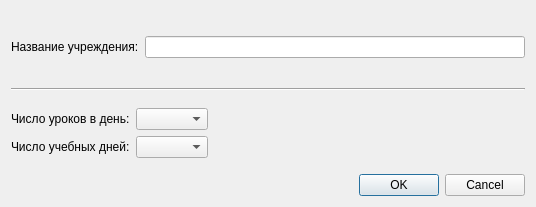
<?xml version="1.0" encoding="UTF-8"?>
<ui version="4.0">
 <class>dialogSchool</class>
 <widget class="QDialog" name="dialogSchool">
  <property name="geometry">
   <rect>
    <x>0</x>
    <y>0</y>
    <width>536</width>
    <height>207</height>
   </rect>
  </property>
  <property name="windowTitle">
   <string>Настройки школы</string>
  </property>
  <layout class="QVBoxLayout" name="verticalLayout">
   <item>
    <layout class="QFormLayout" name="formLayout">
     <property name="formAlignment">
      <set>Qt::AlignLeading|Qt::AlignLeft|Qt::AlignVCenter</set>
     </property>
     <item row="0" column="0">
      <widget class="QLabel" name="name_label">
       <property name="text">
        <string>Название учреждения:</string>
       </property>
      </widget>
     </item>
     <item row="0" column="1">
      <widget class="QLineEdit" name="name_lineEdit"/>
     </item>
    </layout>
   </item>
   <item>
    <widget class="Line" name="line">
     <property name="orientation">
      <enum>Qt::Horizontal</enum>
     </property>
    </widget>
   </item>
   <item>
    <layout class="QFormLayout" name="formLayout_2">
     <property name="formAlignment">
      <set>Qt::AlignLeading|Qt::AlignLeft|Qt::AlignVCenter</set>
     </property>
     <item row="0" column="0">
      <widget class="QLabel" name="amount_lessons_label">
       <property name="text">
        <string>Число уроков в день:</string>
       </property>
      </widget>
     </item>
     <item row="1" column="0">
      <widget class="QLabel" name="amount_days_label">
       <property name="text">
        <string>Число учебных дней:</string>
       </property>
      </widget>
     </item>
     <item row="0" column="1">
      <widget class="QComboBox" name="amount_lessons_combobox">
       <property name="sizePolicy">
        <sizepolicy hsizetype="Fixed" vsizetype="Preferred">
         <horstretch>0</horstretch>
         <verstretch>0</verstretch>
        </sizepolicy>
       </property>
       <property name="minimumSize">
        <size>
         <width>30</width>
         <height>0</height>
        </size>
       </property>
       <property name="baseSize">
        <size>
         <width>30</width>
         <height>0</height>
        </size>
       </property>
      </widget>
     </item>
     <item row="1" column="1">
      <widget class="QComboBox" name="amount_days_combobox">
       <property name="sizePolicy">
        <sizepolicy hsizetype="Fixed" vsizetype="Preferred">
         <horstretch>0</horstretch>
         <verstretch>0</verstretch>
        </sizepolicy>
       </property>
       <property name="minimumSize">
        <size>
         <width>30</width>
         <height>0</height>
        </size>
       </property>
       <property name="baseSize">
        <size>
         <width>30</width>
         <height>0</height>
        </size>
       </property>
      </widget>
     </item>
    </layout>
   </item>
   <item>
    <widget class="QDialogButtonBox" name="buttonBox">
     <property name="orientation">
      <enum>Qt::Horizontal</enum>
     </property>
     <property name="standardButtons">
      <set>QDialogButtonBox::Cancel|QDialogButtonBox::Ok</set>
     </property>
    </widget>
   </item>
  </layout>
 </widget>
 <resources/>
 <connections>
  <connection>
   <sender>buttonBox</sender>
   <signal>accepted()</signal>
   <receiver>dialogSchool</receiver>
   <slot>accept()</slot>
   <hints>
    <hint type="sourcelabel">
     <x>248</x>
     <y>254</y>
    </hint>
    <hint type="destinationlabel">
     <x>157</x>
     <y>274</y>
    </hint>
   </hints>
  </connection>
  <connection>
   <sender>buttonBox</sender>
   <signal>rejected()</signal>
   <receiver>dialogSchool</receiver>
   <slot>reject()</slot>
   <hints>
    <hint type="sourcelabel">
     <x>316</x>
     <y>260</y>
    </hint>
    <hint type="destinationlabel">
     <x>286</x>
     <y>274</y>
    </hint>
   </hints>
  </connection>
 </connections>
</ui>
